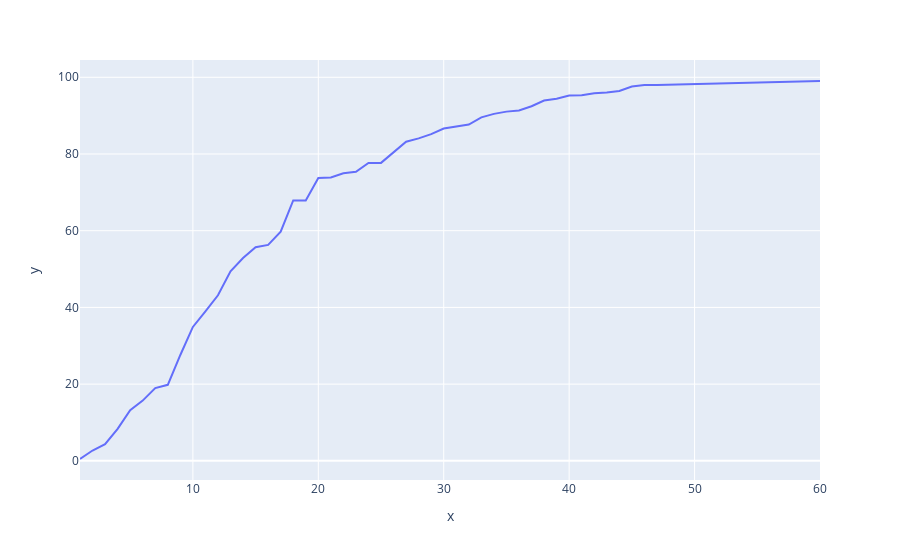

Notebook code cell kept with this figure:
### Code cell
acrcy_dict_per = {}
for i in range(1,len(acrcy_dict)+1):
    acrcy_dict_per[i] = acrcy_dict[i]*100
keys = acrcy_dict_per.keys()
values = acrcy_dict_per.values()

px.line(x=keys,y=values)

### Figure 1 — Plotly figure (JSON) as saved in the notebook; plotly's stock layout.template omitted (floating-point values rounded to 4 significant figures)
{"data": [{"hovertemplate": "x=%{x}<br>y=%{y}<extra></extra>", "legendgroup": "", "line": {"color": "#636efa", "dash": "solid"}, "mode": "lines", "name": "", "orientation": "v", "showlegend": false, "type": "scatter", "x": [1, 2, 3, 4, 5, 6, 7, 8, 9, 10, 11, 12, 13, 14, 15, 16, 17, 18, 19, 20, 21, 22, 23, 24, 25, 26, 27, 28, 29, 30, 31, 32, 33, 34, 35, 36, 37, 38, 39, 40, 41, 42, 43, 44, 45, 46, 47, 48, 49, 50, 51, 52, 53, 54, 55, 56, 57, 58, 59, 60], "xaxis": "x", "y": [0.4788, 2.685, 4.34, 8.358, 13.22, 15.71, 18.95, 19.82, 27.6, 34.91, 38.95, 43.17, 49.43, 52.89, 55.7, 56.3, 59.74, 67.89, 67.89, 73.75, 73.87, 74.98, 75.35, 77.69, 77.69, 80.4, 83.2, 84.07, 85.18, 86.65, 87.16, 87.68, 89.55, 90.46, 91.05, 91.35, 92.44, 93.93, 94.41, 95.22, 95.32, 95.85, 96.06, 96.45, 97.6, 97.99, 97.99, 98.06, 98.13, 98.27, 98.35, 98.41, 98.48, 98.62, 98.62, 98.74, 98.88, 98.88, 98.93, 99.03], "yaxis": "y"}], "layout": {"legend": {"tracegroupgap": 0}, "margin": {"t": 60}, "xaxis": {"anchor": "y", "domain": [0, 1], "title": {"text": "x"}}, "yaxis": {"anchor": "x", "domain": [0, 1], "title": {"text": "y"}}}}
